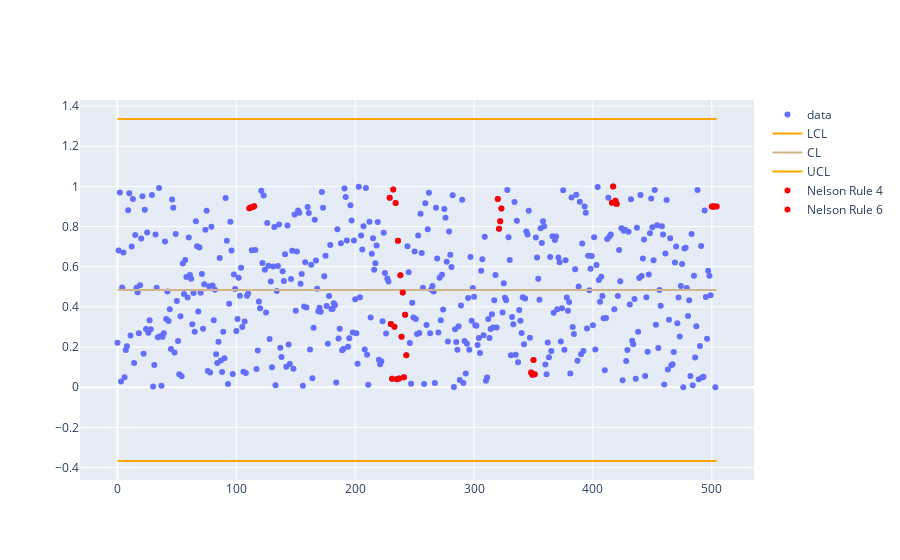

The code cell stored with this chart in its notebook:
### Code cell
self.plot()

### Figure 1 — Plotly figure (JSON) as saved in the notebook; plotly's stock layout.template omitted (floating-point values rounded to 4 significant figures; data arrays with more than 128 entries replaced by an {"elided": "..."} marker saying what was removed)
{"data": [{"mode": "markers", "name": "data", "type": "scatter", "x": {"elided": "505 int values"}, "y": {"elided": "505 float values"}}, {"marker": {"color": "orange"}, "name": "LCL", "type": "scatter", "x": {"elided": "505 int values"}, "y": {"elided": "505 float values"}}, {"marker": {"color": "tan"}, "name": "CL", "type": "scatter", "x": {"elided": "505 int values"}, "y": {"elided": "505 float values"}}, {"marker": {"color": "orange"}, "name": "UCL", "type": "scatter", "x": {"elided": "505 int values"}, "y": {"elided": "505 float values"}}, {"marker": {"color": "red"}, "mode": "markers", "name": "Nelson Rule 4", "type": "scatter", "x": [229, 230, 231, 232, 233, 234, 235, 236, 237, 238, 239, 240, 241, 242, 243], "y": [0.9437, 0.3151, 0.04232, 0.985, 0.3015, 0.9175, 0.03997, 0.7288, 0.04368, 0.5578, 0.2506, 0.471, 0.04948, 0.3606, 0.1591]}, {"marker": {"color": "red"}, "mode": "markers", "name": "Nelson Rule 6", "type": "scatter", "x": [111, 112, 114, 115, 320, 321, 322, 323, 416, 417, 419, 420, 500, 501, 502, 504, 348, 349, 350, 351], "y": [0.8908, 0.8947, 0.8974, 0.901, 0.9378, 0.7895, 0.8267, 0.8905, 0.9184, 0.9994, 0.9281, 0.9128, 0.9, 0.9, 0.9, 0.9, 0.07317, 0.06167, 0.135, 0.06421]}], "layout": {}}
